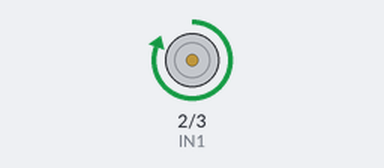
Simulated run of this sketch. Board: Arduino Uno, built with avr-gcc and run on an emulated ATmega328P. Shown: motor-driver pin pairs drawn as motors (green arrow = first pin HIGH = forward, orange = second pin HIGH = backward, longer = more drive, scaled by the enable pin).

Above: at 2.5 s.
At 12.5 s:
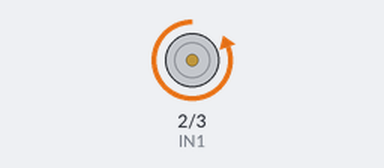
At 17.5 s:
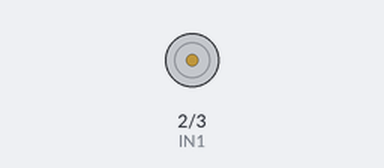
Timing chart, 0 to 26.0 s (numbered marks = the images above):
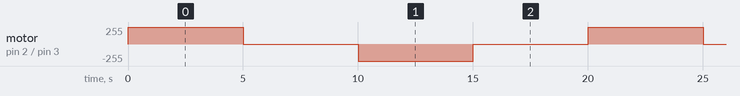

The sketch:

switchVoltage.ino
```cpp
#define ENA 5
#define IN1 2
#define IN2 3

void setup() {
  // put your setup code here, to run once:
   pinMode(ENA,OUTPUT);//Configuré en sorties
   pinMode(IN1,OUTPUT);
   pinMode(IN2,OUTPUT);

}

void loop() {
  // put your main code here, to run repeatedly:
  rotateNormal();
  stopWater();
  rotateInversed();
  stopWater();


}

void rotateNormal (){
  analogWrite(ENA, 255);
  digitalWrite(IN1, HIGH);
  digitalWrite(IN2, LOW);
   delay(5000);
}

void rotateInversed (){
  analogWrite(ENA, 255);
  digitalWrite(IN1, LOW);
  digitalWrite(IN2, HIGH);
   delay(5000);
}

void stopWater() {
  analogWrite(ENA, 255);
  digitalWrite(IN1, LOW);
  digitalWrite(IN2, LOW);
    delay(5000);
}
```

Measured:
- by itself, motor on pin 2 (IN1) / pin 3 (IN2): repeats every 20.0 s: stopped 5.0 s, backward 255/255 5.0 s, stopped 5.0 s, forward 255/255 5.0 s
